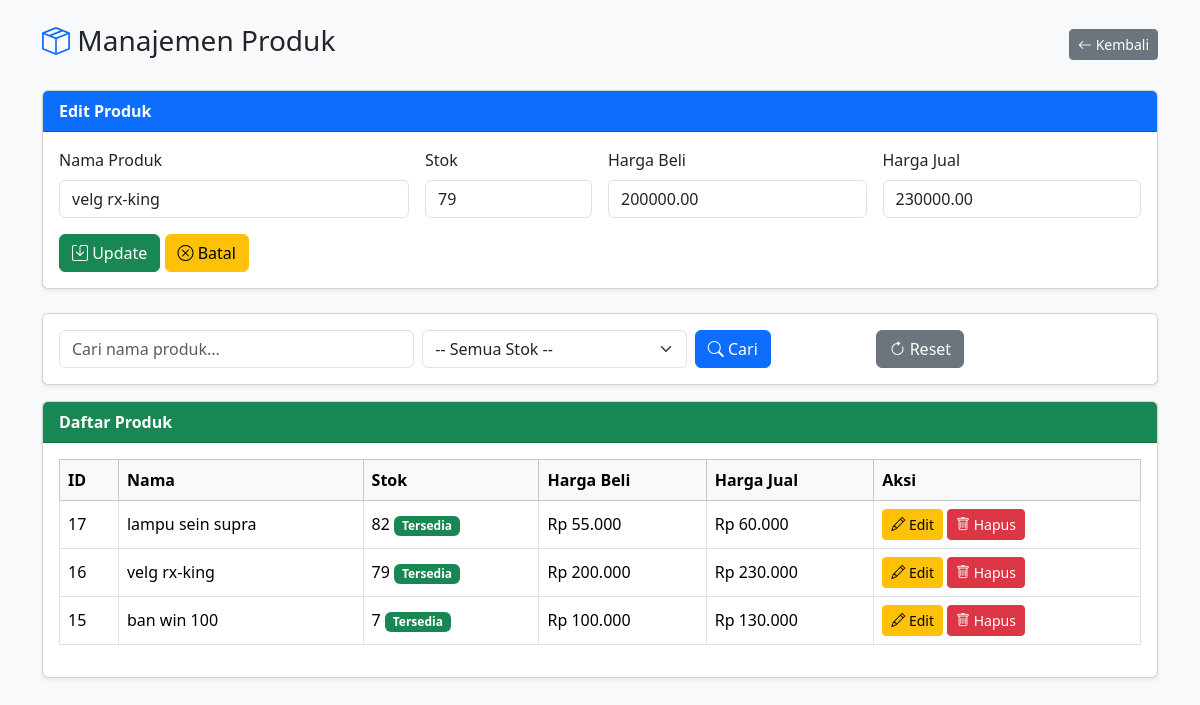
/produk.php?edit=16 (signed in), run on the app's committed database.
### tables this page shows
CREATE TABLE `produk` (
  `id` int(11) NOT NULL,
  `nama` varchar(100) NOT NULL,
  `stock` int(11) NOT NULL,
  `harga_beli` decimal(15,2) NOT NULL,
  `harga_jual` decimal(15,2) NOT NULL
);

### produk.php (the view, shortened to what this page needs)
<?php
include 'service/database.php';
$edit_data = null;
if (isset($_GET['edit'])) {
    $edit_id = (int) $_GET['edit'];
    $result_edit = $db->query("SELECT * FROM produk WHERE id=$edit_id");
    if ($result_edit->num_rows > 0) {
        $edit_data = $result_edit->fetch_assoc();
    }
}
$search = isset($_GET['search']) ? mysqli_real_escape_string($db, $_GET['search']) : '';
$query = "SELECT * FROM produk WHERE 1=1";
$query .= " ORDER BY id DESC";
$result = $db->query($query);
?>
<!DOCTYPE html>
<html lang="id">
<head>
    <link href="https://cdn.jsdelivr.net/npm/bootstrap@5.3.2/dist/css/bootstrap.min.css" rel="stylesheet">
    <link href="https://cdn.jsdelivr.net/npm/bootstrap-icons/font/bootstrap-icons.css" rel="stylesheet">
</head>
<body class="bg-light">
<div class="container py-4">
    <div class="d-flex justify-content-between align-items-center mb-4">
        <h3><i class="bi bi-box-seam text-primary"></i> Manajemen Produk</h3>
        <a href="dashboard.php" class="btn btn-secondary btn-sm">
            <i class="bi bi-arrow-left"></i> Kembali
        </a>
    </div>
    <div class="card shadow-sm mb-4">
        <div class="card-header bg-primary text-white">
            <strong><?= $edit_data ? "Edit Produk" : "Tambah Produk" ?></strong>
        </div>
        <div class="card-body">
            <form action="produk.php" method="POST" class="row g-3">
                <div class="col-md-4">
                    <label class="form-label">Nama Produk</label>
                    <input type="text" name="nama" class="form-control"
                           value="<?= $edit_data ? $edit_data['nama'] : '' ?>" required>
                </div>
                <div class="col-md-2">
                    <label class="form-label">Stok</label>
                    <input type="number" name="stock" class="form-control"
                           value="<?= $edit_data ? $edit_data['stock'] : '' ?>" required>
                </div>
                <div class="col-md-3">
                    <label class="form-label">Harga Beli</label>
                    <input type="number" step="0.01" name="harga_beli" class="form-control"
                           value="<?= $edit_data ? $edit_data['harga_beli'] : '' ?>" required>
                </div>
                <div class="col-md-3">
                    <label class="form-label">Harga Jual</label>
                    <input type="number" step="0.01" name="harga_jual" class="form-control"
                           value="<?= $edit_data ? $edit_data['harga_jual'] : '' ?>" required>
                </div>
                <div class="col-12">
                    <button type="submit" class="btn btn-success">
                        <i class="bi bi-save"></i> <?= $edit_data ? "Update" : "Simpan" ?>
                    </button>
                    <?php if ($edit_data): ?>
                        <a href="produk.php" class="btn btn-warning">
                            <i class="bi bi-x-circle"></i> Batal
                        </a>
                    <?php endif; ?>
                </div>
            </form>
        </div>
    </div>
    <div class="card shadow-sm mb-3">
        <div class="card-body">
            <form method="GET" class="row g-2 align-items-center">
                <div class="col-md-4">
                    <input type="text" name="search" class="form-control"
                           placeholder="Cari nama produk..." value="<?= $search ?>">
                </div>
                <div class="col-md-3">
                    <select name="filter" class="form-select">
                        <option value="">-- Semua Stok --</option>
                    </select>
                </div>
                <div class="col-md-2">
                    <button type="submit" class="btn btn-primary">
                        <i class="bi bi-search"></i> Cari
                    </button>
                </div>
                <div class="col-md-2">
                    <a href="produk.php" class="btn btn-secondary">
                        <i class="bi bi-arrow-clockwise"></i> Reset
                    </a>
                </div>
            </form>
        </div>
    </div>
    <div class="card shadow-sm">
        <div class="card-header bg-success text-white">
            <strong>Daftar Produk</strong>
        </div>
        <div class="card-body table-responsive">
            <table class="table table-bordered table-hover align-middle">
                <thead class="table-light">
                    <tr>
                        <th>ID</th>
                        <th>Nama</th>
                        <th>Stok</th>
                        <th>Harga Beli</th>
                        <th>Harga Jual</th>
                        <th>Aksi</th>
                    </tr>
                </thead>
                <tbody>
                    <?php if ($result->num_rows > 0): ?>
                        <?php while ($row = $result->fetch_assoc()): ?>
                        <tr>
                            <td><?= $row['id'] ?></td>
                            <td><?= $row['nama'] ?></td>
                            <td>
                                <?= $row['stock'] ?>
                                <?php if ($row['stock'] == 0): ?>
                                    <span class="badge bg-danger">Habis</span>
                                <?php elseif ($row['stock'] < 5): ?>
                                    <span class="badge bg-warning text-dark">Hampir Habis</span>
                                <?php else: ?>
                                    <span class="badge bg-success">Tersedia</span>
                                <?php endif; ?>
                            </td>
                            <td>Rp <?= number_format($row['harga_beli'], 0, ',', '.') ?></td>
                            <td>Rp <?= number_format($row['harga_jual'], 0, ',', '.') ?></td>
                            <td>
                                <a href="produk.php?edit=<?= $row['id'] ?>" class="btn btn-sm btn-warning">
                                    <i class="bi bi-pencil"></i> Edit
                                </a>
                                <a href="produk.php?hapus=<?= $row['id'] ?>"
                                   onclick="return confirm('Yakin hapus produk ini?')"
                                   class="btn btn-sm btn-danger">
                                    <i class="bi bi-trash"></i> Hapus
                                </a>
                            </td>
                        </tr>
                        <?php endwhile; ?>
                    <?php else: ?>
                        <tr>
                            <td colspan="6" class="text-center">⚠️ Tidak ada produk ditemukan</td>
                        </tr>
                    <?php endif; ?>
                </tbody>
            </table>
        </div>
    </div>
</div>
</body>
</html>

### data on the page
produk: nama "velg rx-king", stock "79", harga_beli "200000.00", harga_jual "230000.00", id "16", shows "Tersedia", harga_beli "200.000", harga_jual "230.000"
produk: id "17", nama "lampu sein supra", stock "82", shows "Tersedia", harga_beli "55.000", harga_jual "60.000"
produk: id "15", nama "ban win 100", stock "7", shows "Tersedia", harga_beli "100.000", harga_jual "130.000"
